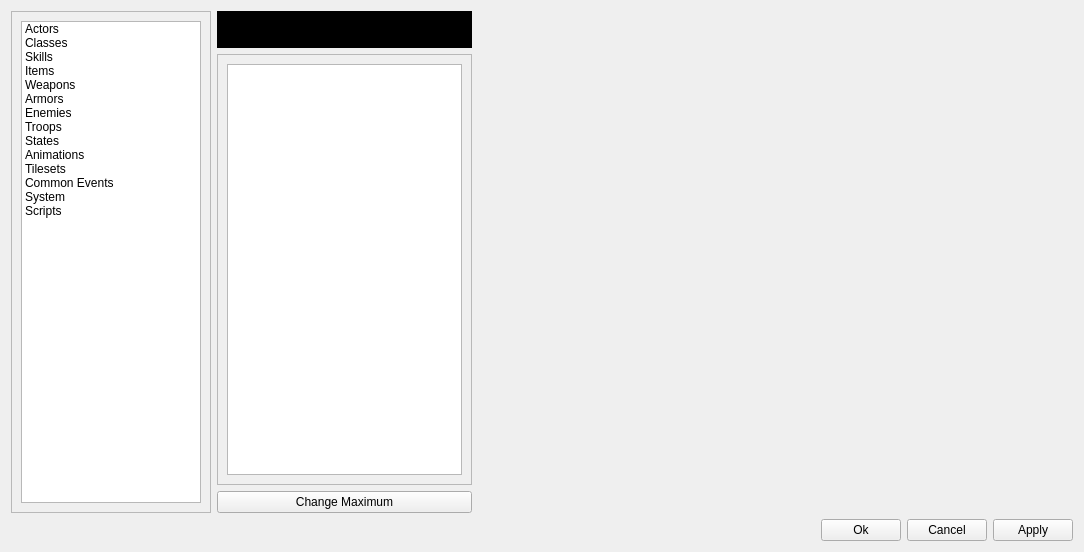
<?xml version="1.0" encoding="UTF-8"?>
<ui version="4.0">
 <class>DataEditor</class>
 <widget class="QWidget" name="DataEditor">
  <property name="windowModality">
   <enum>Qt::ApplicationModal</enum>
  </property>
  <property name="geometry">
   <rect>
    <x>0</x>
    <y>0</y>
    <width>1084</width>
    <height>552</height>
   </rect>
  </property>
  <property name="windowTitle">
   <string>YaRXP Data Editor</string>
  </property>
  <layout class="QGridLayout" name="gridLayout">
   <item row="0" column="0">
    <layout class="QGridLayout" name="gridLayout_2">
     <item row="1" column="3">
      <widget class="QPushButton" name="button_apply">
       <property name="text">
        <string>Apply</string>
       </property>
      </widget>
     </item>
     <item row="1" column="1">
      <widget class="QPushButton" name="button_ok">
       <property name="text">
        <string>Ok</string>
       </property>
      </widget>
     </item>
     <item row="1" column="2">
      <widget class="QPushButton" name="button_cancel">
       <property name="text">
        <string>Cancel</string>
       </property>
      </widget>
     </item>
     <item row="1" column="0">
      <spacer name="horizontalSpacer">
       <property name="orientation">
        <enum>Qt::Horizontal</enum>
       </property>
       <property name="sizeHint" stdset="0">
        <size>
         <width>40</width>
         <height>20</height>
        </size>
       </property>
      </spacer>
     </item>
     <item row="0" column="0" colspan="4">
      <layout class="QHBoxLayout" name="horizontalLayout">
       <item>
        <widget class="QScrollArea" name="scrollArea">
         <property name="sizePolicy">
          <sizepolicy hsizetype="Fixed" vsizetype="Expanding">
           <horstretch>0</horstretch>
           <verstretch>0</verstretch>
          </sizepolicy>
         </property>
         <property name="maximumSize">
          <size>
           <width>200</width>
           <height>16777215</height>
          </size>
         </property>
         <property name="horizontalScrollBarPolicy">
          <enum>Qt::ScrollBarAlwaysOff</enum>
         </property>
         <property name="widgetResizable">
          <bool>true</bool>
         </property>
         <widget class="QWidget" name="scrollAreaWidgetContents_2">
          <property name="geometry">
           <rect>
            <x>0</x>
            <y>0</y>
            <width>192</width>
            <height>492</height>
           </rect>
          </property>
          <layout class="QGridLayout" name="gridLayout_3">
           <item row="0" column="0">
            <widget class="QListWidget" name="central_menu">
             <property name="sizePolicy">
              <sizepolicy hsizetype="Expanding" vsizetype="Expanding">
               <horstretch>0</horstretch>
               <verstretch>0</verstretch>
              </sizepolicy>
             </property>
             <property name="maximumSize">
              <size>
               <width>180</width>
               <height>16777215</height>
              </size>
             </property>
             <item>
              <property name="text">
               <string>Actors</string>
              </property>
             </item>
             <item>
              <property name="text">
               <string>Classes</string>
              </property>
             </item>
             <item>
              <property name="text">
               <string>Skills</string>
              </property>
             </item>
             <item>
              <property name="text">
               <string>Items</string>
              </property>
             </item>
             <item>
              <property name="text">
               <string>Weapons</string>
              </property>
             </item>
             <item>
              <property name="text">
               <string>Armors</string>
              </property>
             </item>
             <item>
              <property name="text">
               <string>Enemies</string>
              </property>
             </item>
             <item>
              <property name="text">
               <string>Troops</string>
              </property>
             </item>
             <item>
              <property name="text">
               <string>States</string>
              </property>
             </item>
             <item>
              <property name="text">
               <string>Animations</string>
              </property>
             </item>
             <item>
              <property name="text">
               <string>Tilesets</string>
              </property>
             </item>
             <item>
              <property name="text">
               <string>Common Events</string>
              </property>
             </item>
             <item>
              <property name="text">
               <string>System</string>
              </property>
             </item>
             <item>
              <property name="text">
               <string>Scripts</string>
              </property>
             </item>
            </widget>
           </item>
          </layout>
         </widget>
        </widget>
       </item>
       <item>
        <layout class="QVBoxLayout" name="verticalLayout_2">
         <item>
          <widget class="QLabel" name="label">
           <property name="palette">
            <palette>
             <active>
              <colorrole role="WindowText">
               <brush brushstyle="SolidPattern">
                <color alpha="255">
                 <red>255</red>
                 <green>255</green>
                 <blue>255</blue>
                </color>
               </brush>
              </colorrole>
              <colorrole role="Base">
               <brush brushstyle="SolidPattern">
                <color alpha="255">
                 <red>252</red>
                 <green>252</green>
                 <blue>252</blue>
                </color>
               </brush>
              </colorrole>
              <colorrole role="Window">
               <brush brushstyle="SolidPattern">
                <color alpha="255">
                 <red>0</red>
                 <green>0</green>
                 <blue>0</blue>
                </color>
               </brush>
              </colorrole>
             </active>
             <inactive>
              <colorrole role="WindowText">
               <brush brushstyle="SolidPattern">
                <color alpha="255">
                 <red>255</red>
                 <green>255</green>
                 <blue>255</blue>
                </color>
               </brush>
              </colorrole>
              <colorrole role="Base">
               <brush brushstyle="SolidPattern">
                <color alpha="255">
                 <red>252</red>
                 <green>252</green>
                 <blue>252</blue>
                </color>
               </brush>
              </colorrole>
              <colorrole role="Window">
               <brush brushstyle="SolidPattern">
                <color alpha="255">
                 <red>0</red>
                 <green>0</green>
                 <blue>0</blue>
                </color>
               </brush>
              </colorrole>
             </inactive>
             <disabled>
              <colorrole role="WindowText">
               <brush brushstyle="SolidPattern">
                <color alpha="255">
                 <red>160</red>
                 <green>162</green>
                 <blue>162</blue>
                </color>
               </brush>
              </colorrole>
              <colorrole role="Base">
               <brush brushstyle="SolidPattern">
                <color alpha="255">
                 <red>0</red>
                 <green>0</green>
                 <blue>0</blue>
                </color>
               </brush>
              </colorrole>
              <colorrole role="Window">
               <brush brushstyle="SolidPattern">
                <color alpha="255">
                 <red>0</red>
                 <green>0</green>
                 <blue>0</blue>
                </color>
               </brush>
              </colorrole>
             </disabled>
            </palette>
           </property>
           <property name="font">
            <font>
             <pointsize>24</pointsize>
            </font>
           </property>
           <property name="autoFillBackground">
            <bool>true</bool>
           </property>
           <property name="alignment">
            <set>Qt::AlignCenter</set>
           </property>
          </widget>
         </item>
         <item>
          <widget class="QScrollArea" name="scrollArea_2">
           <property name="sizePolicy">
            <sizepolicy hsizetype="Fixed" vsizetype="Expanding">
             <horstretch>0</horstretch>
             <verstretch>0</verstretch>
            </sizepolicy>
           </property>
           <property name="maximumSize">
            <size>
             <width>255</width>
             <height>16777215</height>
            </size>
           </property>
           <property name="horizontalScrollBarPolicy">
            <enum>Qt::ScrollBarAlwaysOff</enum>
           </property>
           <property name="widgetResizable">
            <bool>true</bool>
           </property>
           <widget class="QWidget" name="scrollAreaWidgetContents_3">
            <property name="geometry">
             <rect>
              <x>0</x>
              <y>0</y>
              <width>251</width>
              <height>400</height>
             </rect>
            </property>
            <layout class="QGridLayout" name="gridLayout_4">
             <item row="0" column="0">
              <widget class="QListWidget" name="object_list"/>
             </item>
            </layout>
           </widget>
          </widget>
         </item>
         <item>
          <widget class="QPushButton" name="pushButton_4">
           <property name="text">
            <string>Change Maximum</string>
           </property>
          </widget>
         </item>
        </layout>
       </item>
       <item>
        <widget class="QStackedWidget" name="stackedWidget">
         <property name="currentIndex">
          <number>6</number>
         </property>
         <widget class="EditActors" name="page_actors"/>
         <widget class="EditClasses" name="page_classes"/>
         <widget class="EditSkills" name="page_skills"/>
         <widget class="EditItems" name="page_items"/>
         <widget class="EditWeapons" name="page_weapons"/>
         <widget class="EditArmors" name="page_armors"/>
         <widget class="EditEnemies" name="page_enemies"/>
         <widget class="QWidget" name="page_troops"/>
         <widget class="QWidget" name="page_states"/>
         <widget class="QWidget" name="page_animations"/>
         <widget class="QWidget" name="page_tilesets"/>
         <widget class="QWidget" name="page_commonevents"/>
         <widget class="QWidget" name="page_system"/>
         <widget class="QWidget" name="page_scripts"/>
        </widget>
       </item>
      </layout>
     </item>
    </layout>
   </item>
  </layout>
 </widget>
 <customwidgets>
  <customwidget>
   <class>EditActors</class>
   <extends>QWidget</extends>
   <header>editors/actors/editactors.h</header>
   <container>1</container>
  </customwidget>
  <customwidget>
   <class>EditClasses</class>
   <extends>QWidget</extends>
   <header>editors/classes/editclasses.h</header>
   <container>1</container>
  </customwidget>
  <customwidget>
   <class>EditSkills</class>
   <extends>QWidget</extends>
   <header>editors/skills/editskills.h</header>
   <container>1</container>
  </customwidget>
  <customwidget>
   <class>EditItems</class>
   <extends>QWidget</extends>
   <header>editors/items/edititems.h</header>
   <container>1</container>
  </customwidget>
  <customwidget>
   <class>EditWeapons</class>
   <extends>QWidget</extends>
   <header>editors/weapons/editweapons.h</header>
   <container>1</container>
  </customwidget>
  <customwidget>
   <class>EditArmors</class>
   <extends>QWidget</extends>
   <header>editors/armors/editarmors.h</header>
   <container>1</container>
  </customwidget>
  <customwidget>
   <class>EditEnemies</class>
   <extends>QWidget</extends>
   <header>editors/enemies/editenemies.h</header>
   <container>1</container>
  </customwidget>
 </customwidgets>
 <resources/>
 <connections/>
</ui>
